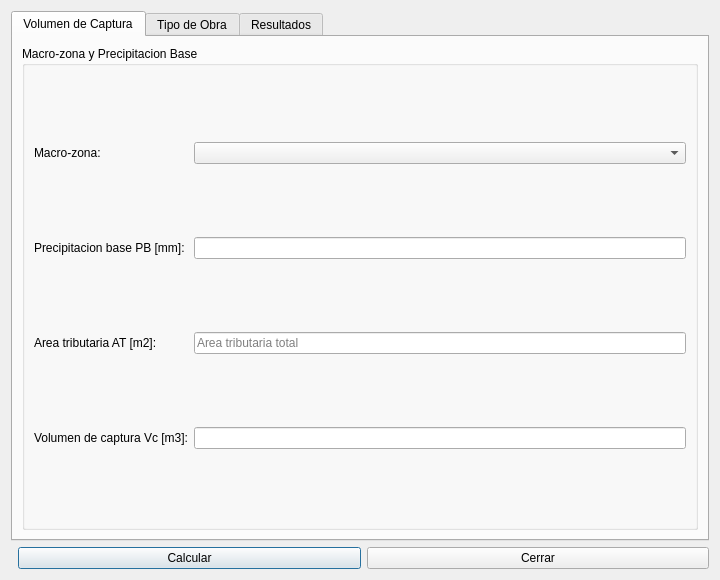
<?xml version="1.0" encoding="UTF-8"?>
<ui version="4.0">
 <class>dlg_mdu_infiltration_works</class>
 <widget class="QDialog" name="dlg_mdu_infiltration_works">
  <property name="geometry"><rect><x>0</x><y>0</y><width>720</width><height>580</height></rect></property>
  <property name="windowTitle"><string>Obras de Infiltracion (MDU)</string></property>
  <layout class="QVBoxLayout" name="main_layout">
   <item>
    <widget class="QTabWidget" name="mainTab">
     <widget class="QWidget" name="tab_capture">
      <attribute name="title"><string>Volumen de Captura</string></attribute>
      <layout class="QVBoxLayout" name="capture_layout">
       <item>
        <widget class="QGroupBox" name="grp_macrozone">
         <property name="title"><string>Macro-zona y Precipitacion Base</string></property>
         <layout class="QGridLayout" name="grid_macro">
          <item row="0" column="0"><widget class="QLabel" name="lbl_macrozone"><property name="text"><string>Macro-zona:</string></property></widget></item>
          <item row="0" column="1"><widget class="QComboBox" name="cmb_macrozone"/></item>
          <item row="1" column="0"><widget class="QLabel" name="lbl_pb"><property name="text"><string>Precipitacion base PB [mm]:</string></property></widget></item>
          <item row="1" column="1"><widget class="QLineEdit" name="txt_pb"><property name="readOnly"><bool>true</bool></property></widget></item>
          <item row="2" column="0"><widget class="QLabel" name="lbl_area_t"><property name="text"><string>Area tributaria AT [m2]:</string></property></widget></item>
          <item row="2" column="1"><widget class="QLineEdit" name="txt_area_t"><property name="placeholderText"><string>Area tributaria total</string></property></widget></item>
          <item row="3" column="0"><widget class="QLabel" name="lbl_vc"><property name="text"><string>Volumen de captura Vc [m3]:</string></property></widget></item>
          <item row="3" column="1"><widget class="QLineEdit" name="txt_vc"><property name="readOnly"><bool>true</bool></property></widget></item>
         </layout>
        </widget>
       </item>
      </layout>
     </widget>
     <widget class="QWidget" name="tab_work_type">
      <attribute name="title"><string>Tipo de Obra</string></attribute>
      <layout class="QVBoxLayout" name="work_layout">
       <item>
        <widget class="QGroupBox" name="grp_work_type">
         <property name="title"><string>Seleccion y Dimensionamiento</string></property>
         <layout class="QGridLayout" name="grid_work">
          <item row="0" column="0"><widget class="QLabel" name="lbl_work_type"><property name="text"><string>Tipo de obra:</string></property></widget></item>
          <item row="0" column="1"><widget class="QComboBox" name="cmb_work_type"/></item>
         </layout>
        </widget>
       </item>
       <item>
        <widget class="QGroupBox" name="grp_params">
         <property name="title"><string>Parametros Especificos</string></property>
         <layout class="QGridLayout" name="grid_params">
          <item row="0" column="0"><widget class="QLabel" name="lbl_param1"><property name="text"><string>Param 1:</string></property></widget></item>
          <item row="0" column="1"><widget class="QLineEdit" name="txt_param1"/></item>
          <item row="1" column="0"><widget class="QLabel" name="lbl_param2"><property name="text"><string>Param 2:</string></property></widget></item>
          <item row="1" column="1"><widget class="QLineEdit" name="txt_param2"/></item>
          <item row="2" column="0"><widget class="QLabel" name="lbl_param3"><property name="text"><string>Param 3:</string></property></widget></item>
          <item row="2" column="1"><widget class="QLineEdit" name="txt_param3"/></item>
          <item row="3" column="0"><widget class="QLabel" name="lbl_param4"><property name="text"><string>Param 4:</string></property></widget></item>
          <item row="3" column="1"><widget class="QLineEdit" name="txt_param4"/></item>
          <item row="4" column="0"><widget class="QLabel" name="lbl_param5"><property name="text"><string>Param 5:</string></property></widget></item>
          <item row="4" column="1"><widget class="QLineEdit" name="txt_param5"/></item>
         </layout>
        </widget>
       </item>
      </layout>
     </widget>
     <widget class="QWidget" name="tab_results">
      <attribute name="title"><string>Resultados</string></attribute>
      <layout class="QVBoxLayout" name="results_layout">
       <item><widget class="QTextEdit" name="txt_results"><property name="readOnly"><bool>true</bool></property></widget></item>
      </layout>
     </widget>
    </widget>
   </item>
   <item>
    <layout class="QHBoxLayout" name="btn_layout">
     <item><spacer name="spacer"><property name="orientation"><enum>Qt::Horizontal</enum></property></spacer></item>
     <item><widget class="QPushButton" name="btn_calculate"><property name="text"><string>Calcular</string></property></widget></item>
     <item><widget class="QPushButton" name="btn_close"><property name="text"><string>Cerrar</string></property></widget></item>
    </layout>
   </item>
  </layout>
 </widget>
 <resources/>
 <connections/>
</ui>
